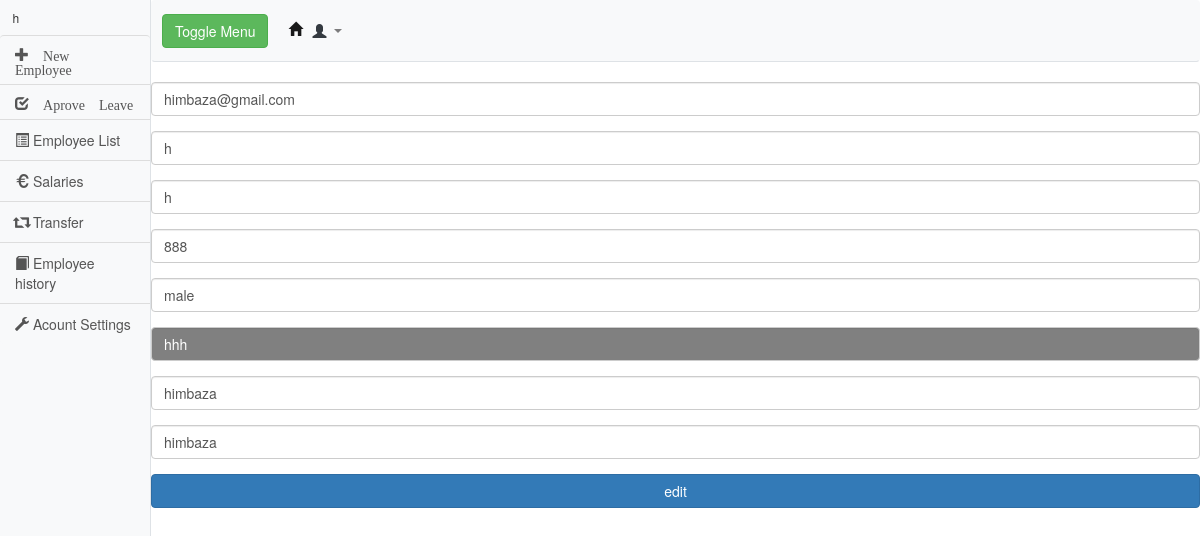
Screenshot of /hr-transfer.php (signed in) with the database file from the repository.
### tables this page shows
CREATE TABLE `employee` (
  `id` int(11) NOT NULL auto_increment,
  `email` varchar(255) NOT NULL,
  `fname` varchar(255) NOT NULL,
  `lname` varchar(255) NOT NULL,
  `phone` varchar(255) NOT NULL,
  `gender` varchar(255) NOT NULL,
  `position` varchar(255) NOT NULL,
  `username` varchar(255) NOT NULL,
  `password` varchar(255) NOT NULL,
  `usertype` varchar(255) NOT NULL default 'employee',
  PRIMARY KEY  (`id`)
);

### hr-transfer.php (the view, shortened to what this page needs)
<?php
$conn=mysqli_connect("localhost","root","","human_ressource");
$query1=mysqli_query($conn,"select * from employee where id='".$_SESSION['userId']."'") or die("selecting error");
                $row=mysqli_fetch_assoc($query1);
?>
<html>
<head>
<link rel="stylesheet" href="https://maxcdn.bootstrapcdn.com/bootstrap/3.4.0/css/bootstrap.min.css">
<link href="vendor/bootstrap/css/bootstrap.min.css" rel="stylesheet">
<link href="css/simple-sidebar.css" rel="stylesheet">
<link rel="stylesheet" href="https://stackpath.bootstrapcdn.com/bootstrap/4.3.1/css/bootstrap.min.css">
<link rel="stylesheet" href="https://maxcdn.bootstrapcdn.com/bootstrap/3.3.7/css/bootstrap.css">
</head>
<body>
<div class="d-flex" id="wrapper">
    <div class="bg-light border-right" id="sidebar-wrapper">
      <div class="sidebar-heading "><?php echo $_SESSION['first']; ?> </div>
      <div class="list-group list-group-flush">
        <a href="addemployee.php" class="list-group-item list-group-item-action bg-light"><span class="glyphicon  glyphicon-plus"> New Employee</span></a>
        <a href="aprovevac.php" class="list-group-item list-group-item-action bg-light"> <span class="glyphicon glyphicon-check"> Aprove Leave</span></a>
        <a href="employee_report.php" class="list-group-item list-group-item-action bg-light"><span class="glyphicon glyphicon-list-alt"></span>  Employee List</a>
        <a href="salary.php" class="list-group-item list-group-item-action bg-light"><span class="glyphicon glyphicon-eur"></span> Salaries</a>
        <a href="employee_transfer.php" class="list-group-item list-group-item-action bg-light"> <span class="glyphicon glyphicon-retweet"></span> Transfer</a>
        <a href="working_history.php" class="list-group-item list-group-item-action bg-light"> <span class=" glyphicon glyphicon-book"></span> Employee history</a>
        <a href="hr-transfer.php" class="list-group-item list-group-item-action bg-light"> <span class="glyphicon glyphicon-wrench"></span> Acount Settings</a>
      </div>
    </div>
    <div id="page-content-wrapper">
      <nav class="navbar navbar-expand-lg navbar-light bg-light border-bottom">
        <button class="btn btn-success" id="menu-toggle">Toggle Menu</button>
        <div class="collapse navbar-collapse" id="navbarSupportedContent">
          <ul class="navbar-nav ml-auto mt-2 mt-lg-0">
            <li class="nav-item active">
              <a  class="nav-link" href="human-resource.php">
          <span class="glyphicon glyphicon-home"></span>
        </a>
            </li>
            <li class="nav-item dropdown">
              <a  class="nav-link dropdown-toggle"  id="navbarDropdown" role="button" data-toggle="dropdown" aria-haspopup="true" aria-expanded="false">
              <span class="glyphicon text-dark glyphicon-user"></span>
              </a>
            </li>
          </ul>
        </div>
      </nav>
            <form action="#" class="form-group " method="POST">
                    <input type="text" class="form-control mb-4" name="email" value="<?php echo $row['email'];?>">
                    <input type="text" class="form-control mb-4" name="fname" value="<?php echo $row['fname'];?>">
                    <input type="text" class="form-control mb-4" name="lname" value="<?php echo $row['lname'];?>">
                    <input type="text" class="form-control mb-4" name="phone" value="<?php echo $row['phone'];?>">
                    <input type="text" class="form-control mb-4" name="gender" value="<?php echo $row['gender'];?>">
                    <input type="text" class="form-control mb-4" name="position" value="<?php echo $row['position'];?>" readonly style="background:gray;color:white;">
                    <input type="text" class="form-control mb-4" name="username" value="<?php echo $row['username'];?>">
                        <input type="text" name="password" class="form-control mb-4" value="<?php echo $row['password'];?>">
                            <input type="submit" class="btn btn-primary btn-block" name="edit" value="edit">
            </form>
        </div>
</div>
</body>
</html>

### css/simple-sidebar.css (style rules this page uses)
body { overflow-x: hidden; }
#sidebar-wrapper { min-height: 100vh; margin-left: -15rem; -webkit-transition: margin .25s ease-out; -moz-transition: margin .25s ease-out; -o-transition: margin .25s ease-out; transition: margin .25s ease-out; }
#sidebar-wrapper .sidebar-heading { padding: 0.875rem 1.25rem; font-size: 1.2rem; }
#sidebar-wrapper .list-group { width: 15rem; }
#page-content-wrapper { min-width: 100vw; }
@media (min-width: 768px) { #sidebar-wrapper { margin-left: 0; } }
@media (min-width: 768px) { #page-content-wrapper { min-width: 0; width: 100%; } }

### rows the page displays
employee: email "himbaza@gmail.com", fname "h", lname "h", phone "888", gender "male", position "hhh", username "himbaza", password "himbaza"

### other values shown
$_SESSION['first'] "h"
